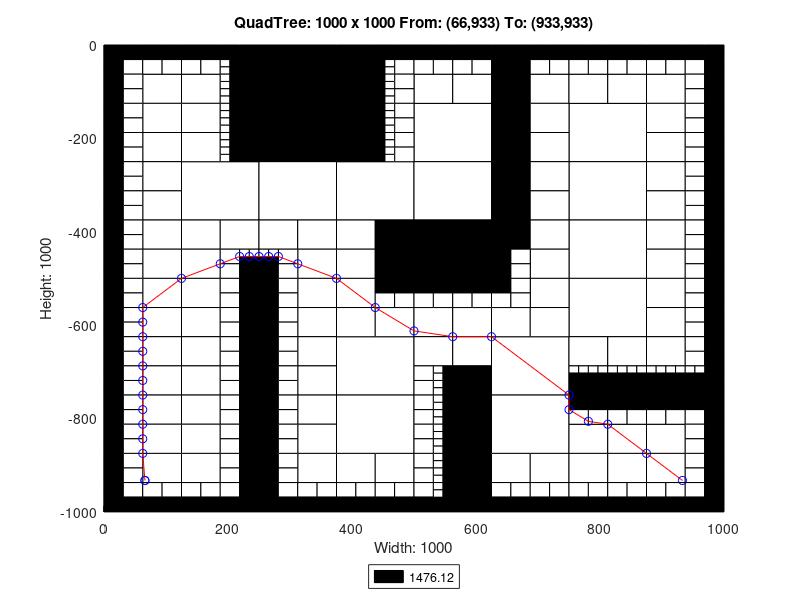

Recreate this plot in MATLAB.
axis([0 1000 -1000 0]);
title('QuadTree: 1000 x 1000 From: (66,933) To: (933,933)');
xlabel('Width: 1000');
ylabel('Height: 1000');
rectangle('Position',[250 -125 125 125], 'FaceColor',[0 0 0]);
rectangle('Position',[250 -250 125 125], 'FaceColor',[0 0 0]);
rectangle('Position',[125 -375 125 125], 'FaceColor',[1 1 1]);
rectangle('Position',[250 -375 125 125], 'FaceColor',[1 1 1]);
rectangle('Position',[375 -375 125 125], 'FaceColor',[1 1 1]);
rectangle('Position',[500 -250 125 125], 'FaceColor',[1 1 1]);
rectangle('Position',[750 -250 125 125], 'FaceColor',[1 1 1]);
rectangle('Position',[500 -375 125 125], 'FaceColor',[1 1 1]);
rectangle('Position',[500 -500 125 125], 'FaceColor',[0 0 0]);
rectangle('Position',[750 -375 125 125], 'FaceColor',[1 1 1]);
rectangle('Position',[750 -500 125 125], 'FaceColor',[1 1 1]);
rectangle('Position',[375 -750 125 125], 'FaceColor',[1 1 1]);
rectangle('Position',[375 -875 125 125], 'FaceColor',[1 1 1]);
rectangle('Position',[625 -750 125 125], 'FaceColor',[1 1 1]);
rectangle('Position',[750 -625 125 125], 'FaceColor',[1 1 1]);
rectangle('Position',[625 -875 125 125], 'FaceColor',[1 1 1]);
rectangle('Position',[62.5 -125 62.5 62.5], 'FaceColor',[1 1 1]);
rectangle('Position',[125 -125 62.5 62.5], 'FaceColor',[1 1 1]);
rectangle('Position',[62.5 -187.5 62.5 62.5], 'FaceColor',[1 1 1]);
rectangle('Position',[62.5 -250 62.5 62.5], 'FaceColor',[1 1 1]);
rectangle('Position',[125 -187.5 62.5 62.5], 'FaceColor',[1 1 1]);
rectangle('Position',[125 -250 62.5 62.5], 'FaceColor',[1 1 1]);
rectangle('Position',[375 -62.5 62.5 62.5], 'FaceColor',[0 0 0]);
rectangle('Position',[375 -125 62.5 62.5], 'FaceColor',[0 0 0]);
rectangle('Position',[375 -187.5 62.5 62.5], 'FaceColor',[0 0 0]);
rectangle('Position',[375 -250 62.5 62.5], 'FaceColor',[0 0 0]);
rectangle('Position',[62.5 -312.5 62.5 62.5], 'FaceColor',[1 1 1]);
rectangle('Position',[62.5 -375 62.5 62.5], 'FaceColor',[1 1 1]);
rectangle('Position',[62.5 -437.5 62.5 62.5], 'FaceColor',[1 1 1]);
rectangle('Position',[62.5 -500 62.5 62.5], 'FaceColor',[1 1 1]);
rectangle('Position',[125 -437.5 62.5 62.5], 'FaceColor',[1 1 1]);
rectangle('Position',[187.5 -437.5 62.5 62.5], 'FaceColor',[1 1 1]);
rectangle('Position',[125 -500 62.5 62.5], 'FaceColor',[1 1 1]);
rectangle('Position',[250 -437.5 62.5 62.5], 'FaceColor',[1 1 1]);
rectangle('Position',[312.5 -437.5 62.5 62.5], 'FaceColor',[1 1 1]);
rectangle('Position',[312.5 -500 62.5 62.5], 'FaceColor',[1 1 1]);
rectangle('Position',[375 -437.5 62.5 62.5], 'FaceColor',[1 1 1]);
rectangle('Position',[437.5 -437.5 62.5 62.5], 'FaceColor',[0 0 0]);
rectangle('Position',[375 -500 62.5 62.5], 'FaceColor',[1 1 1]);
rectangle('Position',[437.5 -500 62.5 62.5], 'FaceColor',[0 0 0]);
rectangle('Position',[500 -125 62.5 62.5], 'FaceColor',[1 1 1]);
rectangle('Position',[562.5 -125 62.5 62.5], 'FaceColor',[1 1 1]);
rectangle('Position',[625 -62.5 62.5 62.5], 'FaceColor',[0 0 0]);
rectangle('Position',[625 -125 62.5 62.5], 'FaceColor',[0 0 0]);
rectangle('Position',[687.5 -125 62.5 62.5], 'FaceColor',[1 1 1]);
rectangle('Position',[625 -187.5 62.5 62.5], 'FaceColor',[0 0 0]);
rectangle('Position',[687.5 -187.5 62.5 62.5], 'FaceColor',[1 1 1]);
rectangle('Position',[625 -250 62.5 62.5], 'FaceColor',[0 0 0]);
rectangle('Position',[687.5 -250 62.5 62.5], 'FaceColor',[1 1 1]);
rectangle('Position',[750 -125 62.5 62.5], 'FaceColor',[1 1 1]);
rectangle('Position',[812.5 -125 62.5 62.5], 'FaceColor',[1 1 1]);
rectangle('Position',[875 -125 62.5 62.5], 'FaceColor',[1 1 1]);
rectangle('Position',[875 -187.5 62.5 62.5], 'FaceColor',[1 1 1]);
rectangle('Position',[875 -250 62.5 62.5], 'FaceColor',[1 1 1]);
rectangle('Position',[625 -312.5 62.5 62.5], 'FaceColor',[0 0 0]);
rectangle('Position',[687.5 -312.5 62.5 62.5], 'FaceColor',[1 1 1]);
rectangle('Position',[625 -375 62.5 62.5], 'FaceColor',[0 0 0]);
rectangle('Position',[687.5 -375 62.5 62.5], 'FaceColor',[1 1 1]);
rectangle('Position',[625 -437.5 62.5 62.5], 'FaceColor',[0 0 0]);
rectangle('Position',[687.5 -437.5 62.5 62.5], 'FaceColor',[1 1 1]);
rectangle('Position',[687.5 -500 62.5 62.5], 'FaceColor',[1 1 1]);
rectangle('Position',[875 -312.5 62.5 62.5], 'FaceColor',[1 1 1]);
rectangle('Position',[875 -375 62.5 62.5], 'FaceColor',[1 1 1]);
rectangle('Position',[875 -437.5 62.5 62.5], 'FaceColor',[1 1 1]);
rectangle('Position',[875 -500 62.5 62.5], 'FaceColor',[1 1 1]);
rectangle('Position',[62.5 -562.5 62.5 62.5], 'FaceColor',[1 1 1]);
rectangle('Position',[62.5 -625 62.5 62.5], 'FaceColor',[1 1 1]);
rectangle('Position',[125 -562.5 62.5 62.5], 'FaceColor',[1 1 1]);
rectangle('Position',[125 -625 62.5 62.5], 'FaceColor',[1 1 1]);
rectangle('Position',[62.5 -687.5 62.5 62.5], 'FaceColor',[1 1 1]);
rectangle('Position',[62.5 -750 62.5 62.5], 'FaceColor',[1 1 1]);
rectangle('Position',[125 -687.5 62.5 62.5], 'FaceColor',[1 1 1]);
rectangle('Position',[125 -750 62.5 62.5], 'FaceColor',[1 1 1]);
rectangle('Position',[312.5 -562.5 62.5 62.5], 'FaceColor',[1 1 1]);
rectangle('Position',[312.5 -625 62.5 62.5], 'FaceColor',[1 1 1]);
rectangle('Position',[375 -562.5 62.5 62.5], 'FaceColor',[1 1 1]);
rectangle('Position',[375 -625 62.5 62.5], 'FaceColor',[1 1 1]);
rectangle('Position',[437.5 -625 62.5 62.5], 'FaceColor',[1 1 1]);
rectangle('Position',[312.5 -687.5 62.5 62.5], 'FaceColor',[1 1 1]);
rectangle('Position',[312.5 -750 62.5 62.5], 'FaceColor',[1 1 1]);
rectangle('Position',[62.5 -812.5 62.5 62.5], 'FaceColor',[1 1 1]);
rectangle('Position',[62.5 -875 62.5 62.5], 'FaceColor',[1 1 1]);
rectangle('Position',[125 -812.5 62.5 62.5], 'FaceColor',[1 1 1]);
rectangle('Position',[125 -875 62.5 62.5], 'FaceColor',[1 1 1]);
rectangle('Position',[62.5 -937.5 62.5 62.5], 'FaceColor',[1 1 1]);
rectangle('Position',[125 -937.5 62.5 62.5], 'FaceColor',[1 1 1]);
rectangle('Position',[312.5 -812.5 62.5 62.5], 'FaceColor',[1 1 1]);
rectangle('Position',[312.5 -875 62.5 62.5], 'FaceColor',[1 1 1]);
rectangle('Position',[312.5 -937.5 62.5 62.5], 'FaceColor',[1 1 1]);
rectangle('Position',[375 -937.5 62.5 62.5], 'FaceColor',[1 1 1]);
rectangle('Position',[437.5 -937.5 62.5 62.5], 'FaceColor',[1 1 1]);
rectangle('Position',[500 -625 62.5 62.5], 'FaceColor',[1 1 1]);
rectangle('Position',[562.5 -625 62.5 62.5], 'FaceColor',[1 1 1]);
rectangle('Position',[687.5 -562.5 62.5 62.5], 'FaceColor',[1 1 1]);
rectangle('Position',[625 -625 62.5 62.5], 'FaceColor',[1 1 1]);
rectangle('Position',[687.5 -625 62.5 62.5], 'FaceColor',[1 1 1]);
rectangle('Position',[500 -687.5 62.5 62.5], 'FaceColor',[1 1 1]);
rectangle('Position',[562.5 -687.5 62.5 62.5], 'FaceColor',[1 1 1]);
rectangle('Position',[562.5 -750 62.5 62.5], 'FaceColor',[0 0 0]);
rectangle('Position',[875 -562.5 62.5 62.5], 'FaceColor',[1 1 1]);
rectangle('Position',[875 -625 62.5 62.5], 'FaceColor',[1 1 1]);
rectangle('Position',[750 -687.5 62.5 62.5], 'FaceColor',[1 1 1]);
rectangle('Position',[812.5 -687.5 62.5 62.5], 'FaceColor',[1 1 1]);
rectangle('Position',[875 -687.5 62.5 62.5], 'FaceColor',[1 1 1]);
rectangle('Position',[562.5 -812.5 62.5 62.5], 'FaceColor',[0 0 0]);
rectangle('Position',[562.5 -875 62.5 62.5], 'FaceColor',[0 0 0]);
rectangle('Position',[562.5 -937.5 62.5 62.5], 'FaceColor',[0 0 0]);
rectangle('Position',[562.5 -1000 62.5 62.5], 'FaceColor',[0 0 0]);
rectangle('Position',[625 -937.5 62.5 62.5], 'FaceColor',[1 1 1]);
rectangle('Position',[687.5 -937.5 62.5 62.5], 'FaceColor',[1 1 1]);
rectangle('Position',[750 -875 62.5 62.5], 'FaceColor',[1 1 1]);
rectangle('Position',[812.5 -875 62.5 62.5], 'FaceColor',[1 1 1]);
rectangle('Position',[875 -875 62.5 62.5], 'FaceColor',[1 1 1]);
rectangle('Position',[750 -937.5 62.5 62.5], 'FaceColor',[1 1 1]);
rectangle('Position',[812.5 -937.5 62.5 62.5], 'FaceColor',[1 1 1]);
rectangle('Position',[875 -937.5 62.5 62.5], 'FaceColor',[1 1 1]);
rectangle('Position',[0 -31.25 31.25 31.25], 'FaceColor',[0 0 0]);
rectangle('Position',[31.25 -31.25 31.25 31.25], 'FaceColor',[0 0 0]);
rectangle('Position',[0 -62.5 31.25 31.25], 'FaceColor',[0 0 0]);
rectangle('Position',[31.25 -62.5 31.25 31.25], 'FaceColor',[1 1 1]);
rectangle('Position',[62.5 -31.25 31.25 31.25], 'FaceColor',[0 0 0]);
rectangle('Position',[93.75 -31.25 31.25 31.25], 'FaceColor',[0 0 0]);
rectangle('Position',[62.5 -62.5 31.25 31.25], 'FaceColor',[1 1 1]);
rectangle('Position',[93.75 -62.5 31.25 31.25], 'FaceColor',[1 1 1]);
rectangle('Position',[0 -93.75 31.25 31.25], 'FaceColor',[0 0 0]);
rectangle('Position',[31.25 -93.75 31.25 31.25], 'FaceColor',[1 1 1]);
rectangle('Position',[0 -125 31.25 31.25], 'FaceColor',[0 0 0]);
rectangle('Position',[31.25 -125 31.25 31.25], 'FaceColor',[1 1 1]);
rectangle('Position',[125 -31.25 31.25 31.25], 'FaceColor',[0 0 0]);
rectangle('Position',[156.25 -31.25 31.25 31.25], 'FaceColor',[0 0 0]);
rectangle('Position',[125 -62.5 31.25 31.25], 'FaceColor',[1 1 1]);
rectangle('Position',[156.25 -62.5 31.25 31.25], 'FaceColor',[1 1 1]);
rectangle('Position',[187.5 -31.25 31.25 31.25], 'FaceColor',[0 0 0]);
rectangle('Position',[218.75 -31.25 31.25 31.25], 'FaceColor',[0 0 0]);
rectangle('Position',[218.75 -62.5 31.25 31.25], 'FaceColor',[0 0 0]);
rectangle('Position',[218.75 -93.75 31.25 31.25], 'FaceColor',[0 0 0]);
rectangle('Position',[218.75 -125 31.25 31.25], 'FaceColor',[0 0 0]);
rectangle('Position',[0 -156.25 31.25 31.25], 'FaceColor',[0 0 0]);
rectangle('Position',[31.25 -156.25 31.25 31.25], 'FaceColor',[1 1 1]);
rectangle('Position',[0 -187.5 31.25 31.25], 'FaceColor',[0 0 0]);
rectangle('Position',[31.25 -187.5 31.25 31.25], 'FaceColor',[1 1 1]);
rectangle('Position',[0 -218.75 31.25 31.25], 'FaceColor',[0 0 0]);
rectangle('Position',[31.25 -218.75 31.25 31.25], 'FaceColor',[1 1 1]);
rectangle('Position',[0 -250 31.25 31.25], 'FaceColor',[0 0 0]);
rectangle('Position',[31.25 -250 31.25 31.25], 'FaceColor',[1 1 1]);
rectangle('Position',[218.75 -156.25 31.25 31.25], 'FaceColor',[0 0 0]);
rectangle('Position',[218.75 -187.5 31.25 31.25], 'FaceColor',[0 0 0]);
rectangle('Position',[218.75 -218.75 31.25 31.25], 'FaceColor',[0 0 0]);
rectangle('Position',[218.75 -250 31.25 31.25], 'FaceColor',[0 0 0]);
rectangle('Position',[437.5 -31.25 31.25 31.25], 'FaceColor',[0 0 0]);
rectangle('Position',[468.75 -31.25 31.25 31.25], 'FaceColor',[0 0 0]);
rectangle('Position',[468.75 -62.5 31.25 31.25], 'FaceColor',[1 1 1]);
rectangle('Position',[468.75 -93.75 31.25 31.25], 'FaceColor',[1 1 1]);
rectangle('Position',[468.75 -125 31.25 31.25], 'FaceColor',[1 1 1]);
rectangle('Position',[468.75 -156.25 31.25 31.25], 'FaceColor',[1 1 1]);
rectangle('Position',[468.75 -187.5 31.25 31.25], 'FaceColor',[1 1 1]);
rectangle('Position',[468.75 -218.75 31.25 31.25], 'FaceColor',[1 1 1]);
rectangle('Position',[468.75 -250 31.25 31.25], 'FaceColor',[1 1 1]);
rectangle('Position',[0 -281.25 31.25 31.25], 'FaceColor',[0 0 0]);
rectangle('Position',[31.25 -281.25 31.25 31.25], 'FaceColor',[1 1 1]);
rectangle('Position',[0 -312.5 31.25 31.25], 'FaceColor',[0 0 0]);
rectangle('Position',[31.25 -312.5 31.25 31.25], 'FaceColor',[1 1 1]);
rectangle('Position',[0 -343.75 31.25 31.25], 'FaceColor',[0 0 0]);
rectangle('Position',[31.25 -343.75 31.25 31.25], 'FaceColor',[1 1 1]);
rectangle('Position',[0 -375 31.25 31.25], 'FaceColor',[0 0 0]);
rectangle('Position',[31.25 -375 31.25 31.25], 'FaceColor',[1 1 1]);
rectangle('Position',[0 -406.25 31.25 31.25], 'FaceColor',[0 0 0]);
rectangle('Position',[31.25 -406.25 31.25 31.25], 'FaceColor',[1 1 1]);
rectangle('Position',[0 -437.5 31.25 31.25], 'FaceColor',[0 0 0]);
rectangle('Position',[31.25 -437.5 31.25 31.25], 'FaceColor',[1 1 1]);
rectangle('Position',[0 -468.75 31.25 31.25], 'FaceColor',[0 0 0]);
rectangle('Position',[31.25 -468.75 31.25 31.25], 'FaceColor',[1 1 1]);
rectangle('Position',[0 -500 31.25 31.25], 'FaceColor',[0 0 0]);
rectangle('Position',[31.25 -500 31.25 31.25], 'FaceColor',[1 1 1]);
rectangle('Position',[187.5 -468.75 31.25 31.25], 'FaceColor',[1 1 1]);
rectangle('Position',[187.5 -500 31.25 31.25], 'FaceColor',[1 1 1]);
rectangle('Position',[218.75 -500 31.25 31.25], 'FaceColor',[0 0 0]);
rectangle('Position',[281.25 -468.75 31.25 31.25], 'FaceColor',[1 1 1]);
rectangle('Position',[250 -500 31.25 31.25], 'FaceColor',[0 0 0]);
rectangle('Position',[281.25 -500 31.25 31.25], 'FaceColor',[1 1 1]);
rectangle('Position',[500 -31.25 31.25 31.25], 'FaceColor',[0 0 0]);
rectangle('Position',[531.25 -31.25 31.25 31.25], 'FaceColor',[0 0 0]);
rectangle('Position',[500 -62.5 31.25 31.25], 'FaceColor',[1 1 1]);
rectangle('Position',[531.25 -62.5 31.25 31.25], 'FaceColor',[1 1 1]);
rectangle('Position',[562.5 -31.25 31.25 31.25], 'FaceColor',[0 0 0]);
rectangle('Position',[593.75 -31.25 31.25 31.25], 'FaceColor',[0 0 0]);
rectangle('Position',[562.5 -62.5 31.25 31.25], 'FaceColor',[1 1 1]);
rectangle('Position',[593.75 -62.5 31.25 31.25], 'FaceColor',[1 1 1]);
rectangle('Position',[687.5 -31.25 31.25 31.25], 'FaceColor',[0 0 0]);
rectangle('Position',[718.75 -31.25 31.25 31.25], 'FaceColor',[0 0 0]);
rectangle('Position',[687.5 -62.5 31.25 31.25], 'FaceColor',[1 1 1]);
rectangle('Position',[718.75 -62.5 31.25 31.25], 'FaceColor',[1 1 1]);
rectangle('Position',[750 -31.25 31.25 31.25], 'FaceColor',[0 0 0]);
rectangle('Position',[781.25 -31.25 31.25 31.25], 'FaceColor',[0 0 0]);
rectangle('Position',[750 -62.5 31.25 31.25], 'FaceColor',[1 1 1]);
rectangle('Position',[781.25 -62.5 31.25 31.25], 'FaceColor',[1 1 1]);
rectangle('Position',[812.5 -31.25 31.25 31.25], 'FaceColor',[0 0 0]);
rectangle('Position',[843.75 -31.25 31.25 31.25], 'FaceColor',[0 0 0]);
rectangle('Position',[812.5 -62.5 31.25 31.25], 'FaceColor',[1 1 1]);
rectangle('Position',[843.75 -62.5 31.25 31.25], 'FaceColor',[1 1 1]);
rectangle('Position',[875 -31.25 31.25 31.25], 'FaceColor',[0 0 0]);
rectangle('Position',[906.25 -31.25 31.25 31.25], 'FaceColor',[0 0 0]);
rectangle('Position',[875 -62.5 31.25 31.25], 'FaceColor',[1 1 1]);
rectangle('Position',[906.25 -62.5 31.25 31.25], 'FaceColor',[1 1 1]);
rectangle('Position',[937.5 -31.25 31.25 31.25], 'FaceColor',[0 0 0]);
rectangle('Position',[968.75 -31.25 31.25 31.25], 'FaceColor',[0 0 0]);
rectangle('Position',[937.5 -62.5 31.25 31.25], 'FaceColor',[1 1 1]);
rectangle('Position',[968.75 -62.5 31.25 31.25], 'FaceColor',[0 0 0]);
rectangle('Position',[937.5 -93.75 31.25 31.25], 'FaceColor',[1 1 1]);
rectangle('Position',[968.75 -93.75 31.25 31.25], 'FaceColor',[0 0 0]);
rectangle('Position',[937.5 -125 31.25 31.25], 'FaceColor',[1 1 1]);
rectangle('Position',[968.75 -125 31.25 31.25], 'FaceColor',[0 0 0]);
rectangle('Position',[937.5 -156.25 31.25 31.25], 'FaceColor',[1 1 1]);
rectangle('Position',[968.75 -156.25 31.25 31.25], 'FaceColor',[0 0 0]);
rectangle('Position',[937.5 -187.5 31.25 31.25], 'FaceColor',[1 1 1]);
rectangle('Position',[968.75 -187.5 31.25 31.25], 'FaceColor',[0 0 0]);
rectangle('Position',[937.5 -218.75 31.25 31.25], 'FaceColor',[1 1 1]);
rectangle('Position',[968.75 -218.75 31.25 31.25], 'FaceColor',[0 0 0]);
rectangle('Position',[937.5 -250 31.25 31.25], 'FaceColor',[1 1 1]);
rectangle('Position',[968.75 -250 31.25 31.25], 'FaceColor',[0 0 0]);
rectangle('Position',[625 -468.75 31.25 31.25], 'FaceColor',[0 0 0]);
rectangle('Position',[656.25 -468.75 31.25 31.25], 'FaceColor',[1 1 1]);
rectangle('Position',[625 -500 31.25 31.25], 'FaceColor',[0 0 0]);
rectangle('Position',[656.25 -500 31.25 31.25], 'FaceColor',[1 1 1]);
rectangle('Position',[937.5 -281.25 31.25 31.25], 'FaceColor',[1 1 1]);
rectangle('Position',[968.75 -281.25 31.25 31.25], 'FaceColor',[0 0 0]);
rectangle('Position',[937.5 -312.5 31.25 31.25], 'FaceColor',[1 1 1]);
rectangle('Position',[968.75 -312.5 31.25 31.25], 'FaceColor',[0 0 0]);
rectangle('Position',[937.5 -343.75 31.25 31.25], 'FaceColor',[1 1 1]);
rectangle('Position',[968.75 -343.75 31.25 31.25], 'FaceColor',[0 0 0]);
rectangle('Position',[937.5 -375 31.25 31.25], 'FaceColor',[1 1 1]);
rectangle('Position',[968.75 -375 31.25 31.25], 'FaceColor',[0 0 0]);
rectangle('Position',[937.5 -406.25 31.25 31.25], 'FaceColor',[1 1 1]);
rectangle('Position',[968.75 -406.25 31.25 31.25], 'FaceColor',[0 0 0]);
rectangle('Position',[937.5 -437.5 31.25 31.25], 'FaceColor',[1 1 1]);
rectangle('Position',[968.75 -437.5 31.25 31.25], 'FaceColor',[0 0 0]);
rectangle('Position',[937.5 -468.75 31.25 31.25], 'FaceColor',[1 1 1]);
rectangle('Position',[968.75 -468.75 31.25 31.25], 'FaceColor',[0 0 0]);
rectangle('Position',[937.5 -500 31.25 31.25], 'FaceColor',[1 1 1]);
rectangle('Position',[968.75 -500 31.25 31.25], 'FaceColor',[0 0 0]);
rectangle('Position',[0 -531.25 31.25 31.25], 'FaceColor',[0 0 0]);
rectangle('Position',[31.25 -531.25 31.25 31.25], 'FaceColor',[1 1 1]);
rectangle('Position',[0 -562.5 31.25 31.25], 'FaceColor',[0 0 0]);
rectangle('Position',[31.25 -562.5 31.25 31.25], 'FaceColor',[1 1 1]);
rectangle('Position',[0 -593.75 31.25 31.25], 'FaceColor',[0 0 0]);
rectangle('Position',[31.25 -593.75 31.25 31.25], 'FaceColor',[1 1 1]);
rectangle('Position',[0 -625 31.25 31.25], 'FaceColor',[0 0 0]);
rectangle('Position',[31.25 -625 31.25 31.25], 'FaceColor',[1 1 1]);
rectangle('Position',[187.5 -531.25 31.25 31.25], 'FaceColor',[1 1 1]);
rectangle('Position',[218.75 -531.25 31.25 31.25], 'FaceColor',[0 0 0]);
rectangle('Position',[187.5 -562.5 31.25 31.25], 'FaceColor',[1 1 1]);
rectangle('Position',[218.75 -562.5 31.25 31.25], 'FaceColor',[0 0 0]);
rectangle('Position',[187.5 -593.75 31.25 31.25], 'FaceColor',[1 1 1]);
rectangle('Position',[218.75 -593.75 31.25 31.25], 'FaceColor',[0 0 0]);
rectangle('Position',[187.5 -625 31.25 31.25], 'FaceColor',[1 1 1]);
rectangle('Position',[218.75 -625 31.25 31.25], 'FaceColor',[0 0 0]);
rectangle('Position',[0 -656.25 31.25 31.25], 'FaceColor',[0 0 0]);
rectangle('Position',[31.25 -656.25 31.25 31.25], 'FaceColor',[1 1 1]);
rectangle('Position',[0 -687.5 31.25 31.25], 'FaceColor',[0 0 0]);
rectangle('Position',[31.25 -687.5 31.25 31.25], 'FaceColor',[1 1 1]);
rectangle('Position',[0 -718.75 31.25 31.25], 'FaceColor',[0 0 0]);
rectangle('Position',[31.25 -718.75 31.25 31.25], 'FaceColor',[1 1 1]);
rectangle('Position',[0 -750 31.25 31.25], 'FaceColor',[0 0 0]);
rectangle('Position',[31.25 -750 31.25 31.25], 'FaceColor',[1 1 1]);
rectangle('Position',[187.5 -656.25 31.25 31.25], 'FaceColor',[1 1 1]);
rectangle('Position',[218.75 -656.25 31.25 31.25], 'FaceColor',[0 0 0]);
rectangle('Position',[187.5 -687.5 31.25 31.25], 'FaceColor',[1 1 1]);
rectangle('Position',[218.75 -687.5 31.25 31.25], 'FaceColor',[0 0 0]);
rectangle('Position',[187.5 -718.75 31.25 31.25], 'FaceColor',[1 1 1]);
rectangle('Position',[218.75 -718.75 31.25 31.25], 'FaceColor',[0 0 0]);
rectangle('Position',[187.5 -750 31.25 31.25], 'FaceColor',[1 1 1]);
rectangle('Position',[218.75 -750 31.25 31.25], 'FaceColor',[0 0 0]);
rectangle('Position',[250 -531.25 31.25 31.25], 'FaceColor',[0 0 0]);
rectangle('Position',[281.25 -531.25 31.25 31.25], 'FaceColor',[1 1 1]);
rectangle('Position',[250 -562.5 31.25 31.25], 'FaceColor',[0 0 0]);
rectangle('Position',[281.25 -562.5 31.25 31.25], 'FaceColor',[1 1 1]);
rectangle('Position',[250 -593.75 31.25 31.25], 'FaceColor',[0 0 0]);
rectangle('Position',[281.25 -593.75 31.25 31.25], 'FaceColor',[1 1 1]);
rectangle('Position',[250 -625 31.25 31.25], 'FaceColor',[0 0 0]);
rectangle('Position',[281.25 -625 31.25 31.25], 'FaceColor',[1 1 1]);
rectangle('Position',[437.5 -531.25 31.25 31.25], 'FaceColor',[0 0 0]);
rectangle('Position',[468.75 -531.25 31.25 31.25], 'FaceColor',[0 0 0]);
rectangle('Position',[437.5 -562.5 31.25 31.25], 'FaceColor',[1 1 1]);
rectangle('Position',[468.75 -562.5 31.25 31.25], 'FaceColor',[1 1 1]);
rectangle('Position',[250 -656.25 31.25 31.25], 'FaceColor',[0 0 0]);
rectangle('Position',[281.25 -656.25 31.25 31.25], 'FaceColor',[1 1 1]);
rectangle('Position',[250 -687.5 31.25 31.25], 'FaceColor',[0 0 0]);
rectangle('Position',[281.25 -687.5 31.25 31.25], 'FaceColor',[1 1 1]);
rectangle('Position',[250 -718.75 31.25 31.25], 'FaceColor',[0 0 0]);
rectangle('Position',[281.25 -718.75 31.25 31.25], 'FaceColor',[1 1 1]);
rectangle('Position',[250 -750 31.25 31.25], 'FaceColor',[0 0 0]);
rectangle('Position',[281.25 -750 31.25 31.25], 'FaceColor',[1 1 1]);
rectangle('Position',[0 -781.25 31.25 31.25], 'FaceColor',[0 0 0]);
rectangle('Position',[31.25 -781.25 31.25 31.25], 'FaceColor',[1 1 1]);
rectangle('Position',[0 -812.5 31.25 31.25], 'FaceColor',[0 0 0]);
rectangle('Position',[31.25 -812.5 31.25 31.25], 'FaceColor',[1 1 1]);
rectangle('Position',[0 -843.75 31.25 31.25], 'FaceColor',[0 0 0]);
rectangle('Position',[31.25 -843.75 31.25 31.25], 'FaceColor',[1 1 1]);
rectangle('Position',[0 -875 31.25 31.25], 'FaceColor',[0 0 0]);
rectangle('Position',[31.25 -875 31.25 31.25], 'FaceColor',[1 1 1]);
rectangle('Position',[187.5 -781.25 31.25 31.25], 'FaceColor',[1 1 1]);
rectangle('Position',[218.75 -781.25 31.25 31.25], 'FaceColor',[0 0 0]);
rectangle('Position',[187.5 -812.5 31.25 31.25], 'FaceColor',[1 1 1]);
rectangle('Position',[218.75 -812.5 31.25 31.25], 'FaceColor',[0 0 0]);
rectangle('Position',[187.5 -843.75 31.25 31.25], 'FaceColor',[1 1 1]);
rectangle('Position',[218.75 -843.75 31.25 31.25], 'FaceColor',[0 0 0]);
rectangle('Position',[187.5 -875 31.25 31.25], 'FaceColor',[1 1 1]);
rectangle('Position',[218.75 -875 31.25 31.25], 'FaceColor',[0 0 0]);
rectangle('Position',[0 -906.25 31.25 31.25], 'FaceColor',[0 0 0]);
rectangle('Position',[31.25 -906.25 31.25 31.25], 'FaceColor',[1 1 1]);
rectangle('Position',[0 -937.5 31.25 31.25], 'FaceColor',[0 0 0]);
rectangle('Position',[31.25 -937.5 31.25 31.25], 'FaceColor',[1 1 1]);
rectangle('Position',[0 -968.75 31.25 31.25], 'FaceColor',[0 0 0]);
rectangle('Position',[31.25 -968.75 31.25 31.25], 'FaceColor',[1 1 1]);
rectangle('Position',[0 -1000 31.25 31.25], 'FaceColor',[0 0 0]);
rectangle('Position',[31.25 -1000 31.25 31.25], 'FaceColor',[0 0 0]);
rectangle('Position',[62.5 -968.75 31.25 31.25], 'FaceColor',[1 1 1]);
rectangle('Position',[93.75 -968.75 31.25 31.25], 'FaceColor',[1 1 1]);
rectangle('Position',[62.5 -1000 31.25 31.25], 'FaceColor',[0 0 0]);
rectangle('Position',[93.75 -1000 31.25 31.25], 'FaceColor',[0 0 0]);
rectangle('Position',[187.5 -906.25 31.25 31.25], 'FaceColor',[1 1 1]);
rectangle('Position',[218.75 -906.25 31.25 31.25], 'FaceColor',[0 0 0]);
rectangle('Position',[187.5 -937.5 31.25 31.25], 'FaceColor',[1 1 1]);
rectangle('Position',[218.75 -937.5 31.25 31.25], 'FaceColor',[0 0 0]);
rectangle('Position',[125 -968.75 31.25 31.25], 'FaceColor',[1 1 1]);
rectangle('Position',[156.25 -968.75 31.25 31.25], 'FaceColor',[1 1 1]);
rectangle('Position',[125 -1000 31.25 31.25], 'FaceColor',[0 0 0]);
rectangle('Position',[156.25 -1000 31.25 31.25], 'FaceColor',[0 0 0]);
rectangle('Position',[187.5 -968.75 31.25 31.25], 'FaceColor',[1 1 1]);
rectangle('Position',[218.75 -968.75 31.25 31.25], 'FaceColor',[0 0 0]);
rectangle('Position',[187.5 -1000 31.25 31.25], 'FaceColor',[0 0 0]);
rectangle('Position',[218.75 -1000 31.25 31.25], 'FaceColor',[0 0 0]);
rectangle('Position',[250 -781.25 31.25 31.25], 'FaceColor',[0 0 0]);
rectangle('Position',[281.25 -781.25 31.25 31.25], 'FaceColor',[1 1 1]);
rectangle('Position',[250 -812.5 31.25 31.25], 'FaceColor',[0 0 0]);
rectangle('Position',[281.25 -812.5 31.25 31.25], 'FaceColor',[1 1 1]);
rectangle('Position',[250 -843.75 31.25 31.25], 'FaceColor',[0 0 0]);
rectangle('Position',[281.25 -843.75 31.25 31.25], 'FaceColor',[1 1 1]);
rectangle('Position',[250 -875 31.25 31.25], 'FaceColor',[0 0 0]);
rectangle('Position',[281.25 -875 31.25 31.25], 'FaceColor',[1 1 1]);
rectangle('Position',[250 -906.25 31.25 31.25], 'FaceColor',[0 0 0]);
rectangle('Position',[281.25 -906.25 31.25 31.25], 'FaceColor',[1 1 1]);
rectangle('Position',[250 -937.5 31.25 31.25], 'FaceColor',[0 0 0]);
rectangle('Position',[281.25 -937.5 31.25 31.25], 'FaceColor',[1 1 1]);
rectangle('Position',[250 -968.75 31.25 31.25], 'FaceColor',[0 0 0]);
rectangle('Position',[281.25 -968.75 31.25 31.25], 'FaceColor',[1 1 1]);
rectangle('Position',[250 -1000 31.25 31.25], 'FaceColor',[0 0 0]);
rectangle('Position',[281.25 -1000 31.25 31.25], 'FaceColor',[0 0 0]);
rectangle('Position',[312.5 -968.75 31.25 31.25], 'FaceColor',[1 1 1]);
rectangle('Position',[343.75 -968.75 31.25 31.25], 'FaceColor',[1 1 1]);
rectangle('Position',[312.5 -1000 31.25 31.25], 'FaceColor',[0 0 0]);
rectangle('Position',[343.75 -1000 31.25 31.25], 'FaceColor',[0 0 0]);
rectangle('Position',[375 -968.75 31.25 31.25], 'FaceColor',[1 1 1]);
rectangle('Position',[406.25 -968.75 31.25 31.25], 'FaceColor',[1 1 1]);
rectangle('Position',[375 -1000 31.25 31.25], 'FaceColor',[0 0 0]);
rectangle('Position',[406.25 -1000 31.25 31.25], 'FaceColor',[0 0 0]);
rectangle('Position',[437.5 -968.75 31.25 31.25], 'FaceColor',[1 1 1]);
rectangle('Position',[468.75 -968.75 31.25 31.25], 'FaceColor',[1 1 1]);
rectangle('Position',[437.5 -1000 31.25 31.25], 'FaceColor',[0 0 0]);
rectangle('Position',[468.75 -1000 31.25 31.25], 'FaceColor',[0 0 0]);
rectangle('Position',[500 -531.25 31.25 31.25], 'FaceColor',[0 0 0]);
rectangle('Position',[531.25 -531.25 31.25 31.25], 'FaceColor',[0 0 0]);
rectangle('Position',[500 -562.5 31.25 31.25], 'FaceColor',[1 1 1]);
rectangle('Position',[531.25 -562.5 31.25 31.25], 'FaceColor',[1 1 1]);
rectangle('Position',[562.5 -531.25 31.25 31.25], 'FaceColor',[0 0 0]);
rectangle('Position',[593.75 -531.25 31.25 31.25], 'FaceColor',[0 0 0]);
rectangle('Position',[562.5 -562.5 31.25 31.25], 'FaceColor',[1 1 1]);
rectangle('Position',[593.75 -562.5 31.25 31.25], 'FaceColor',[1 1 1]);
rectangle('Position',[625 -531.25 31.25 31.25], 'FaceColor',[0 0 0]);
rectangle('Position',[656.25 -531.25 31.25 31.25], 'FaceColor',[1 1 1]);
rectangle('Position',[625 -562.5 31.25 31.25], 'FaceColor',[1 1 1]);
rectangle('Position',[656.25 -562.5 31.25 31.25], 'FaceColor',[1 1 1]);
rectangle('Position',[500 -718.75 31.25 31.25], 'FaceColor',[1 1 1]);
rectangle('Position',[500 -750 31.25 31.25], 'FaceColor',[1 1 1]);
rectangle('Position',[937.5 -531.25 31.25 31.25], 'FaceColor',[1 1 1]);
rectangle('Position',[968.75 -531.25 31.25 31.25], 'FaceColor',[0 0 0]);
rectangle('Position',[937.5 -562.5 31.25 31.25], 'FaceColor',[1 1 1]);
rectangle('Position',[968.75 -562.5 31.25 31.25], 'FaceColor',[0 0 0]);
rectangle('Position',[937.5 -593.75 31.25 31.25], 'FaceColor',[1 1 1]);
rectangle('Position',[968.75 -593.75 31.25 31.25], 'FaceColor',[0 0 0]);
rectangle('Position',[937.5 -625 31.25 31.25], 'FaceColor',[1 1 1]);
rectangle('Position',[968.75 -625 31.25 31.25], 'FaceColor',[0 0 0]);
rectangle('Position',[750 -750 31.25 31.25], 'FaceColor',[0 0 0]);
rectangle('Position',[781.25 -750 31.25 31.25], 'FaceColor',[0 0 0]);
rectangle('Position',[812.5 -750 31.25 31.25], 'FaceColor',[0 0 0]);
rectangle('Position',[843.75 -750 31.25 31.25], 'FaceColor',[0 0 0]);
rectangle('Position',[937.5 -656.25 31.25 31.25], 'FaceColor',[1 1 1]);
rectangle('Position',[968.75 -656.25 31.25 31.25], 'FaceColor',[0 0 0]);
rectangle('Position',[937.5 -687.5 31.25 31.25], 'FaceColor',[1 1 1]);
rectangle('Position',[968.75 -687.5 31.25 31.25], 'FaceColor',[0 0 0]);
rectangle('Position',[875 -750 31.25 31.25], 'FaceColor',[0 0 0]);
rectangle('Position',[906.25 -750 31.25 31.25], 'FaceColor',[0 0 0]);
rectangle('Position',[968.75 -718.75 31.25 31.25], 'FaceColor',[0 0 0]);
rectangle('Position',[937.5 -750 31.25 31.25], 'FaceColor',[0 0 0]);
rectangle('Position',[968.75 -750 31.25 31.25], 'FaceColor',[0 0 0]);
rectangle('Position',[500 -781.25 31.25 31.25], 'FaceColor',[1 1 1]);
rectangle('Position',[500 -812.5 31.25 31.25], 'FaceColor',[1 1 1]);
rectangle('Position',[500 -843.75 31.25 31.25], 'FaceColor',[1 1 1]);
rectangle('Position',[500 -875 31.25 31.25], 'FaceColor',[1 1 1]);
rectangle('Position',[500 -906.25 31.25 31.25], 'FaceColor',[1 1 1]);
rectangle('Position',[500 -937.5 31.25 31.25], 'FaceColor',[1 1 1]);
rectangle('Position',[500 -968.75 31.25 31.25], 'FaceColor',[1 1 1]);
rectangle('Position',[500 -1000 31.25 31.25], 'FaceColor',[0 0 0]);
rectangle('Position',[531.25 -1000 31.25 31.25], 'FaceColor',[0 0 0]);
rectangle('Position',[625 -968.75 31.25 31.25], 'FaceColor',[1 1 1]);
rectangle('Position',[656.25 -968.75 31.25 31.25], 'FaceColor',[1 1 1]);
rectangle('Position',[625 -1000 31.25 31.25], 'FaceColor',[0 0 0]);
rectangle('Position',[656.25 -1000 31.25 31.25], 'FaceColor',[0 0 0]);
rectangle('Position',[687.5 -968.75 31.25 31.25], 'FaceColor',[1 1 1]);
rectangle('Position',[718.75 -968.75 31.25 31.25], 'FaceColor',[1 1 1]);
rectangle('Position',[687.5 -1000 31.25 31.25], 'FaceColor',[0 0 0]);
rectangle('Position',[718.75 -1000 31.25 31.25], 'FaceColor',[0 0 0]);
rectangle('Position',[750 -781.25 31.25 31.25], 'FaceColor',[0 0 0]);
rectangle('Position',[781.25 -781.25 31.25 31.25], 'FaceColor',[0 0 0]);
rectangle('Position',[750 -812.5 31.25 31.25], 'FaceColor',[1 1 1]);
rectangle('Position',[781.25 -812.5 31.25 31.25], 'FaceColor',[1 1 1]);
rectangle('Position',[812.5 -781.25 31.25 31.25], 'FaceColor',[0 0 0]);
rectangle('Position',[843.75 -781.25 31.25 31.25], 'FaceColor',[0 0 0]);
rectangle('Position',[812.5 -812.5 31.25 31.25], 'FaceColor',[1 1 1]);
rectangle('Position',[843.75 -812.5 31.25 31.25], 'FaceColor',[1 1 1]);
rectangle('Position',[875 -781.25 31.25 31.25], 'FaceColor',[0 0 0]);
rectangle('Position',[906.25 -781.25 31.25 31.25], 'FaceColor',[0 0 0]);
rectangle('Position',[875 -812.5 31.25 31.25], 'FaceColor',[1 1 1]);
rectangle('Position',[906.25 -812.5 31.25 31.25], 'FaceColor',[1 1 1]);
rectangle('Position',[937.5 -781.25 31.25 31.25], 'FaceColor',[0 0 0]);
rectangle('Position',[968.75 -781.25 31.25 31.25], 'FaceColor',[0 0 0]);
rectangle('Position',[937.5 -812.5 31.25 31.25], 'FaceColor',[1 1 1]);
rectangle('Position',[968.75 -812.5 31.25 31.25], 'FaceColor',[0 0 0]);
rectangle('Position',[937.5 -843.75 31.25 31.25], 'FaceColor',[1 1 1]);
rectangle('Position',[968.75 -843.75 31.25 31.25], 'FaceColor',[0 0 0]);
rectangle('Position',[937.5 -875 31.25 31.25], 'FaceColor',[1 1 1]);
rectangle('Position',[968.75 -875 31.25 31.25], 'FaceColor',[0 0 0]);
rectangle('Position',[750 -968.75 31.25 31.25], 'FaceColor',[1 1 1]);
rectangle('Position',[781.25 -968.75 31.25 31.25], 'FaceColor',[1 1 1]);
rectangle('Position',[750 -1000 31.25 31.25], 'FaceColor',[0 0 0]);
rectangle('Position',[781.25 -1000 31.25 31.25], 'FaceColor',[0 0 0]);
rectangle('Position',[812.5 -968.75 31.25 31.25], 'FaceColor',[1 1 1]);
rectangle('Position',[843.75 -968.75 31.25 31.25], 'FaceColor',[1 1 1]);
rectangle('Position',[812.5 -1000 31.25 31.25], 'FaceColor',[0 0 0]);
rectangle('Position',[843.75 -1000 31.25 31.25], 'FaceColor',[0 0 0]);
rectangle('Position',[937.5 -906.25 31.25 31.25], 'FaceColor',[1 1 1]);
rectangle('Position',[968.75 -906.25 31.25 31.25], 'FaceColor',[0 0 0]);
rectangle('Position',[937.5 -937.5 31.25 31.25], 'FaceColor',[1 1 1]);
rectangle('Position',[968.75 -937.5 31.25 31.25], 'FaceColor',[0 0 0]);
rectangle('Position',[875 -968.75 31.25 31.25], 'FaceColor',[1 1 1]);
rectangle('Position',[906.25 -968.75 31.25 31.25], 'FaceColor',[1 1 1]);
rectangle('Position',[875 -1000 31.25 31.25], 'FaceColor',[0 0 0]);
rectangle('Position',[906.25 -1000 31.25 31.25], 'FaceColor',[0 0 0]);
rectangle('Position',[937.5 -968.75 31.25 31.25], 'FaceColor',[1 1 1]);
rectangle('Position',[968.75 -968.75 31.25 31.25], 'FaceColor',[0 0 0]);
rectangle('Position',[937.5 -1000 31.25 31.25], 'FaceColor',[0 0 0]);
rectangle('Position',[968.75 -1000 31.25 31.25], 'FaceColor',[0 0 0]);
rectangle('Position',[187.5 -46.875 15.625 15.625], 'FaceColor',[1 1 1]);
rectangle('Position',[203.125 -46.875 15.625 15.625], 'FaceColor',[0 0 0]);
rectangle('Position',[187.5 -62.5 15.625 15.625], 'FaceColor',[1 1 1]);
rectangle('Position',[203.125 -62.5 15.625 15.625], 'FaceColor',[0 0 0]);
rectangle('Position',[187.5 -78.125 15.625 15.625], 'FaceColor',[1 1 1]);
rectangle('Position',[203.125 -78.125 15.625 15.625], 'FaceColor',[0 0 0]);
rectangle('Position',[187.5 -93.75 15.625 15.625], 'FaceColor',[1 1 1]);
rectangle('Position',[203.125 -93.75 15.625 15.625], 'FaceColor',[0 0 0]);
rectangle('Position',[187.5 -109.375 15.625 15.625], 'FaceColor',[1 1 1]);
rectangle('Position',[203.125 -109.375 15.625 15.625], 'FaceColor',[0 0 0]);
rectangle('Position',[187.5 -125 15.625 15.625], 'FaceColor',[1 1 1]);
rectangle('Position',[203.125 -125 15.625 15.625], 'FaceColor',[0 0 0]);
rectangle('Position',[187.5 -140.625 15.625 15.625], 'FaceColor',[1 1 1]);
rectangle('Position',[203.125 -140.625 15.625 15.625], 'FaceColor',[0 0 0]);
rectangle('Position',[187.5 -156.25 15.625 15.625], 'FaceColor',[1 1 1]);
rectangle('Position',[203.125 -156.25 15.625 15.625], 'FaceColor',[0 0 0]);
rectangle('Position',[187.5 -171.875 15.625 15.625], 'FaceColor',[1 1 1]);
rectangle('Position',[203.125 -171.875 15.625 15.625], 'FaceColor',[0 0 0]);
rectangle('Position',[187.5 -187.5 15.625 15.625], 'FaceColor',[1 1 1]);
rectangle('Position',[203.125 -187.5 15.625 15.625], 'FaceColor',[0 0 0]);
rectangle('Position',[187.5 -203.125 15.625 15.625], 'FaceColor',[1 1 1]);
rectangle('Position',[203.125 -203.125 15.625 15.625], 'FaceColor',[0 0 0]);
rectangle('Position',[187.5 -218.75 15.625 15.625], 'FaceColor',[1 1 1]);
rectangle('Position',[203.125 -218.75 15.625 15.625], 'FaceColor',[0 0 0]);
rectangle('Position',[187.5 -234.375 15.625 15.625], 'FaceColor',[1 1 1]);
rectangle('Position',[203.125 -234.375 15.625 15.625], 'FaceColor',[0 0 0]);
rectangle('Position',[187.5 -250 15.625 15.625], 'FaceColor',[1 1 1]);
rectangle('Position',[203.125 -250 15.625 15.625], 'FaceColor',[0 0 0]);
rectangle('Position',[437.5 -46.875 15.625 15.625], 'FaceColor',[0 0 0]);
rectangle('Position',[453.125 -46.875 15.625 15.625], 'FaceColor',[1 1 1]);
rectangle('Position',[437.5 -62.5 15.625 15.625], 'FaceColor',[0 0 0]);
rectangle('Position',[453.125 -62.5 15.625 15.625], 'FaceColor',[1 1 1]);
rectangle('Position',[437.5 -78.125 15.625 15.625], 'FaceColor',[0 0 0]);
rectangle('Position',[453.125 -78.125 15.625 15.625], 'FaceColor',[1 1 1]);
rectangle('Position',[437.5 -93.75 15.625 15.625], 'FaceColor',[0 0 0]);
rectangle('Position',[453.125 -93.75 15.625 15.625], 'FaceColor',[1 1 1]);
rectangle('Position',[437.5 -109.375 15.625 15.625], 'FaceColor',[0 0 0]);
rectangle('Position',[453.125 -109.375 15.625 15.625], 'FaceColor',[1 1 1]);
rectangle('Position',[437.5 -125 15.625 15.625], 'FaceColor',[0 0 0]);
rectangle('Position',[453.125 -125 15.625 15.625], 'FaceColor',[1 1 1]);
rectangle('Position',[437.5 -140.625 15.625 15.625], 'FaceColor',[0 0 0]);
rectangle('Position',[453.125 -140.625 15.625 15.625], 'FaceColor',[1 1 1]);
rectangle('Position',[437.5 -156.25 15.625 15.625], 'FaceColor',[0 0 0]);
rectangle('Position',[453.125 -156.25 15.625 15.625], 'FaceColor',[1 1 1]);
rectangle('Position',[437.5 -171.875 15.625 15.625], 'FaceColor',[0 0 0]);
rectangle('Position',[453.125 -171.875 15.625 15.625], 'FaceColor',[1 1 1]);
rectangle('Position',[437.5 -187.5 15.625 15.625], 'FaceColor',[0 0 0]);
rectangle('Position',[453.125 -187.5 15.625 15.625], 'FaceColor',[1 1 1]);
rectangle('Position',[437.5 -203.125 15.625 15.625], 'FaceColor',[0 0 0]);
rectangle('Position',[453.125 -203.125 15.625 15.625], 'FaceColor',[1 1 1]);
rectangle('Position',[437.5 -218.75 15.625 15.625], 'FaceColor',[0 0 0]);
rectangle('Position',[453.125 -218.75 15.625 15.625], 'FaceColor',[1 1 1]);
rectangle('Position',[437.5 -234.375 15.625 15.625], 'FaceColor',[0 0 0]);
rectangle('Position',[453.125 -234.375 15.625 15.625], 'FaceColor',[1 1 1]);
rectangle('Position',[437.5 -250 15.625 15.625], 'FaceColor',[0 0 0]);
rectangle('Position',[453.125 -250 15.625 15.625], 'FaceColor',[1 1 1]);
rectangle('Position',[218.75 -453.125 15.625 15.625], 'FaceColor',[1 1 1]);
rectangle('Position',[234.375 -453.125 15.625 15.625], 'FaceColor',[1 1 1]);
rectangle('Position',[218.75 -468.75 15.625 15.625], 'FaceColor',[0 0 0]);
rectangle('Position',[234.375 -468.75 15.625 15.625], 'FaceColor',[0 0 0]);
rectangle('Position',[250 -453.125 15.625 15.625], 'FaceColor',[1 1 1]);
rectangle('Position',[265.625 -453.125 15.625 15.625], 'FaceColor',[1 1 1]);
rectangle('Position',[250 -468.75 15.625 15.625], 'FaceColor',[0 0 0]);
rectangle('Position',[265.625 -468.75 15.625 15.625], 'FaceColor',[0 0 0]);
rectangle('Position',[531.25 -703.125 15.625 15.625], 'FaceColor',[1 1 1]);
rectangle('Position',[546.875 -703.125 15.625 15.625], 'FaceColor',[0 0 0]);
rectangle('Position',[531.25 -718.75 15.625 15.625], 'FaceColor',[1 1 1]);
rectangle('Position',[546.875 -718.75 15.625 15.625], 'FaceColor',[0 0 0]);
rectangle('Position',[531.25 -734.375 15.625 15.625], 'FaceColor',[1 1 1]);
rectangle('Position',[546.875 -734.375 15.625 15.625], 'FaceColor',[0 0 0]);
rectangle('Position',[531.25 -750 15.625 15.625], 'FaceColor',[1 1 1]);
rectangle('Position',[546.875 -750 15.625 15.625], 'FaceColor',[0 0 0]);
rectangle('Position',[750 -703.125 15.625 15.625], 'FaceColor',[1 1 1]);
rectangle('Position',[765.625 -703.125 15.625 15.625], 'FaceColor',[1 1 1]);
rectangle('Position',[750 -718.75 15.625 15.625], 'FaceColor',[0 0 0]);
rectangle('Position',[765.625 -718.75 15.625 15.625], 'FaceColor',[0 0 0]);
rectangle('Position',[781.25 -703.125 15.625 15.625], 'FaceColor',[1 1 1]);
rectangle('Position',[796.875 -703.125 15.625 15.625], 'FaceColor',[1 1 1]);
rectangle('Position',[781.25 -718.75 15.625 15.625], 'FaceColor',[0 0 0]);
rectangle('Position',[796.875 -718.75 15.625 15.625], 'FaceColor',[0 0 0]);
rectangle('Position',[812.5 -703.125 15.625 15.625], 'FaceColor',[1 1 1]);
rectangle('Position',[828.125 -703.125 15.625 15.625], 'FaceColor',[1 1 1]);
rectangle('Position',[812.5 -718.75 15.625 15.625], 'FaceColor',[0 0 0]);
rectangle('Position',[828.125 -718.75 15.625 15.625], 'FaceColor',[0 0 0]);
rectangle('Position',[843.75 -703.125 15.625 15.625], 'FaceColor',[1 1 1]);
rectangle('Position',[859.375 -703.125 15.625 15.625], 'FaceColor',[1 1 1]);
rectangle('Position',[843.75 -718.75 15.625 15.625], 'FaceColor',[0 0 0]);
rectangle('Position',[859.375 -718.75 15.625 15.625], 'FaceColor',[0 0 0]);
rectangle('Position',[875 -703.125 15.625 15.625], 'FaceColor',[1 1 1]);
rectangle('Position',[890.625 -703.125 15.625 15.625], 'FaceColor',[1 1 1]);
rectangle('Position',[875 -718.75 15.625 15.625], 'FaceColor',[0 0 0]);
rectangle('Position',[890.625 -718.75 15.625 15.625], 'FaceColor',[0 0 0]);
rectangle('Position',[906.25 -703.125 15.625 15.625], 'FaceColor',[1 1 1]);
rectangle('Position',[921.875 -703.125 15.625 15.625], 'FaceColor',[1 1 1]);
rectangle('Position',[906.25 -718.75 15.625 15.625], 'FaceColor',[0 0 0]);
rectangle('Position',[921.875 -718.75 15.625 15.625], 'FaceColor',[0 0 0]);
rectangle('Position',[937.5 -703.125 15.625 15.625], 'FaceColor',[1 1 1]);
rectangle('Position',[953.125 -703.125 15.625 15.625], 'FaceColor',[1 1 1]);
rectangle('Position',[937.5 -718.75 15.625 15.625], 'FaceColor',[0 0 0]);
rectangle('Position',[953.125 -718.75 15.625 15.625], 'FaceColor',[0 0 0]);
rectangle('Position',[531.25 -765.625 15.625 15.625], 'FaceColor',[1 1 1]);
rectangle('Position',[546.875 -765.625 15.625 15.625], 'FaceColor',[0 0 0]);
rectangle('Position',[531.25 -781.25 15.625 15.625], 'FaceColor',[1 1 1]);
rectangle('Position',[546.875 -781.25 15.625 15.625], 'FaceColor',[0 0 0]);
rectangle('Position',[531.25 -796.875 15.625 15.625], 'FaceColor',[1 1 1]);
rectangle('Position',[546.875 -796.875 15.625 15.625], 'FaceColor',[0 0 0]);
rectangle('Position',[531.25 -812.5 15.625 15.625], 'FaceColor',[1 1 1]);
rectangle('Position',[546.875 -812.5 15.625 15.625], 'FaceColor',[0 0 0]);
rectangle('Position',[531.25 -828.125 15.625 15.625], 'FaceColor',[1 1 1]);
rectangle('Position',[546.875 -828.125 15.625 15.625], 'FaceColor',[0 0 0]);
rectangle('Position',[531.25 -843.75 15.625 15.625], 'FaceColor',[1 1 1]);
rectangle('Position',[546.875 -843.75 15.625 15.625], 'FaceColor',[0 0 0]);
rectangle('Position',[531.25 -859.375 15.625 15.625], 'FaceColor',[1 1 1]);
rectangle('Position',[546.875 -859.375 15.625 15.625], 'FaceColor',[0 0 0]);
rectangle('Position',[531.25 -875 15.625 15.625], 'FaceColor',[1 1 1]);
rectangle('Position',[546.875 -875 15.625 15.625], 'FaceColor',[0 0 0]);
rectangle('Position',[531.25 -890.625 15.625 15.625], 'FaceColor',[1 1 1]);
rectangle('Position',[546.875 -890.625 15.625 15.625], 'FaceColor',[0 0 0]);
rectangle('Position',[531.25 -906.25 15.625 15.625], 'FaceColor',[1 1 1]);
rectangle('Position',[546.875 -906.25 15.625 15.625], 'FaceColor',[0 0 0]);
rectangle('Position',[531.25 -921.875 15.625 15.625], 'FaceColor',[1 1 1]);
rectangle('Position',[546.875 -921.875 15.625 15.625], 'FaceColor',[0 0 0]);
rectangle('Position',[531.25 -937.5 15.625 15.625], 'FaceColor',[1 1 1]);
rectangle('Position',[546.875 -937.5 15.625 15.625], 'FaceColor',[0 0 0]);
rectangle('Position',[531.25 -953.125 15.625 15.625], 'FaceColor',[1 1 1]);
rectangle('Position',[546.875 -953.125 15.625 15.625], 'FaceColor',[0 0 0]);
rectangle('Position',[531.25 -968.75 15.625 15.625], 'FaceColor',[1 1 1]);
rectangle('Position',[546.875 -968.75 15.625 15.625], 'FaceColor',[0 0 0]);
X=[933,875,812.5,781.25,750,750,625,562.5,500,437.5,375,312.5,281.25,265.625,250,234.375,218.75,187.5,125,62.5,62.5,62.5,62.5,62.5,62.5,62.5,62.5,62.5,62.5,62.5,66,66];
Y=[-933,-875,-812.5,-806.25,-781.25,-750,-625,-625,-612.5,-562.5,-500,-468.75,-453.125,-453.125,-453.125,-453.125,-453.125,-468.75,-500,-562.5,-593.75,-625,-656.25,-687.5,-718.75,-750,-781.25,-812.5,-843.75,-875,-933,-933];
hold on;
plot(X,Y,'r');
plot(X,Y,'bo');
legend('1476.12','Location','southoutside');
